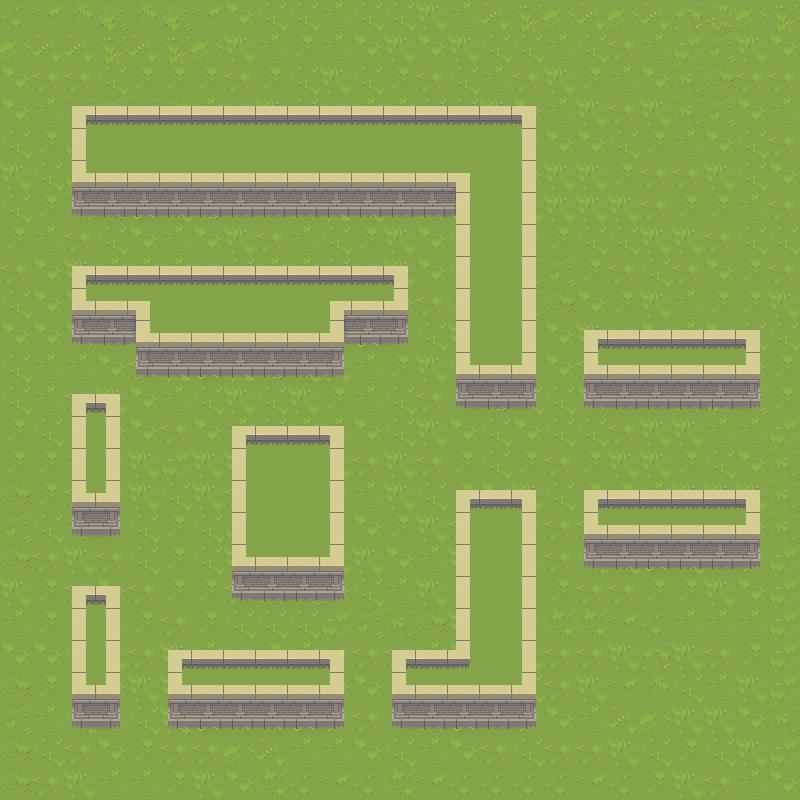

The image is a tile-based game level rendered from a .tmx file. Its description and complete source (layers, tilesets, objects, tile grids) follow:
An orthogonal 25x25 tile map with 32x32 px tiles, 2 tile layers (Grass, Structures), 4 tilesets.

<map version="1.10" tiledversion="1.11.2" orientation="orthogonal" renderorder="right-down" width="25" height="25" tilewidth="32" tileheight="32" infinite="0" nextlayerid="4" nextobjectid="1">
 <tileset firstgid="1" source="grass-mid tone to dark.tsx" />
 <tileset firstgid="404" source="wall-7 - 2 tiles tall.tsx" />
 <tileset firstgid="644" source="grasslands.tsx" />
 <tileset firstgid="1047" source="Tileset-Terrain.tsx" />
 <layer id="1" name="Grass" width="25" height="25">
  <data encoding="csv">
2694,2693,2696,2692,2696,2692,2693,2647,2601,2601,2646,2601,2601,2600,2646,2554,2552,2553,2554,2553,2554,2555,2551,2553,2552,
2553,2554,2554,2552,2554,2552,2553,2600,2646,2648,2646,2647,2600,2647,2600,2601,2601,2646,2601,2599,2646,2602,2598,2600,2647,
2647,2599,2599,2601,2648,2648,2648,2599,2648,2601,2600,2601,2648,2599,2601,2646,2599,2600,2648,2646,2647,2649,2645,2599,2599,
2647,2646,2649,2598,2649,2645,2646,2599,2600,2601,2599,2646,2646,2601,2601,2600,2647,2646,2600,2599,2600,2649,2598,2647,2646,
2601,2648,2602,2598,2602,2598,2600,2646,2647,2600,2601,2601,2600,2600,2647,2648,2599,2647,2647,2601,2648,2646,2647,2601,2599,
2600,2601,2602,2598,2646,2599,2599,2599,2599,2646,2600,2646,2647,2599,2646,2601,2647,2600,2600,2648,2599,2599,2600,2601,2647,
2601,2648,2649,2645,2599,2601,2646,2648,2648,2647,2600,2601,2648,2647,2599,2601,2600,2600,2600,2600,2599,2648,2648,2646,2599,
2648,2646,2599,2601,2647,2646,2647,2600,2599,2646,2601,2648,2600,2647,2601,2648,2599,2648,2601,2601,2600,2600,2599,2601,2601,
2599,2647,2600,2646,2646,2646,2599,2601,2646,2646,2601,2599,2600,2647,2601,2647,2649,2598,2648,2599,2601,2599,2647,2648,2599,
2601,2647,2647,2646,2647,2646,2646,2647,2647,2601,2599,2600,2647,2599,2695,2646,2649,2645,2647,2648,2600,2646,2648,2648,2600,
2647,2647,2647,2648,2599,2647,2599,2601,2647,2600,2599,2599,2648,2601,2600,2601,2648,2647,2600,2599,2647,2646,2647,2601,2601,
2601,2646,2646,2647,2599,2600,2599,2600,2646,2601,2600,2646,2648,2600,2601,2647,2648,2647,2599,2647,2646,2648,2601,2647,2648,
2601,2646,2599,2600,2647,2646,2601,2600,2601,2600,2648,2646,2601,2599,2648,2646,2601,2601,2647,2648,2648,2647,2602,2598,2648,
2648,2601,2648,2647,2647,2599,2647,2646,2601,2646,2646,2647,2601,2600,2647,2601,2647,2601,2601,2599,2600,2600,2646,2646,2602,
2648,2648,2646,2599,2600,2602,2600,2600,2646,2647,2600,2599,2600,2599,2648,2601,2648,2599,2648,2600,2600,2648,2601,2647,2649,
2645,2648,2599,2599,2600,2601,2600,2599,2648,2600,2599,2646,2600,2601,2648,2647,2600,2601,2648,2648,2646,2600,2600,2600,2649,
2598,2601,2646,2648,2601,2648,2601,2602,2645,2647,2648,2647,2648,2600,2599,2600,2599,2599,2599,2648,2599,2599,2648,2647,2649,
2645,2599,2600,2599,2601,2648,2601,2600,2600,2648,2600,2600,2647,2646,2600,2646,2646,2599,2601,2601,2599,2601,2648,2599,2602,
2600,2648,2599,2647,2599,2648,2648,2599,2647,2598,2647,2601,2646,2600,2648,2646,2648,2648,2599,2599,2648,2648,2600,2647,2602,
2646,2648,2648,2646,2648,2599,2648,2601,2601,2601,2602,2598,2649,2645,2600,2601,2599,2695,2695,2693,2694,2646,2646,2646,2602,
2647,2647,2601,2600,2599,2600,2646,2599,2648,2646,2599,2599,2599,2646,2647,2646,2600,2599,2599,2600,2555,2600,2599,2648,2602,
2645,2648,2648,2647,2600,2600,2648,2600,2648,2600,2647,2647,2648,2601,2600,2647,2601,2599,2600,2693,2696,2601,2646,2600,2602,
2598,2646,2601,2646,2601,2600,2599,2695,2695,2599,2599,2599,2648,2647,2599,2648,2599,2647,2646,2554,2553,2600,2600,2647,2649,
2645,2601,2599,2647,2648,2599,2599,2553,2554,2646,2646,2647,2601,2646,2647,2599,2601,2599,2599,2600,2601,2648,2601,2600,2602,
2645,2599,2600,2646,2646,2648,2600,2647,2695,2694,2693,2694,2695,2693,2694,2694,2694,2694,2693,2694,2648,2600,2599,2646,2647
</data>
 </layer>
 <layer id="2" name="Structures" width="25" height="25">
  <data encoding="csv">
0,0,0,0,0,0,0,0,0,0,0,0,0,0,0,0,0,0,0,0,0,0,0,0,0,
0,0,0,0,0,0,0,0,0,0,0,0,0,0,0,0,0,0,0,0,0,0,0,0,0,
0,0,0,0,0,0,0,0,0,0,0,0,0,0,0,0,0,0,0,0,0,0,0,0,0,
0,0,420,406,406,406,406,406,406,406,406,406,406,406,406,406,407,0,0,0,0,0,0,0,0,
0,0,436,438,438,438,438,438,438,438,438,438,438,438,438,438,440,0,0,0,0,0,0,0,0,
0,0,452,470,470,470,470,470,470,470,470,470,470,470,429,438,440,0,0,0,0,0,0,0,0,
0,0,468,486,486,486,486,486,486,486,486,486,486,486,445,438,440,0,0,0,0,0,0,0,0,
0,0,0,0,0,0,0,0,0,0,0,0,0,0,436,438,440,0,0,0,0,0,0,0,0,
0,0,420,406,406,406,406,406,406,406,406,406,424,0,436,438,440,0,0,0,0,0,0,0,0,
0,0,452,470,453,438,438,438,438,438,455,470,456,0,436,438,440,0,0,0,0,0,0,0,0,
0,0,468,486,469,470,470,470,470,470,471,486,472,0,436,438,440,0,420,406,406,406,406,424,0,
0,0,0,0,485,486,486,486,486,486,487,0,0,0,452,470,456,0,452,470,470,470,470,456,0,
0,0,420,424,0,0,0,0,0,0,0,0,0,0,468,486,472,0,468,486,486,486,486,472,0,
0,0,436,440,0,0,0,420,406,406,424,0,0,0,0,0,0,0,0,0,0,0,0,0,0,
0,0,436,440,0,0,0,436,438,438,440,0,0,0,0,0,0,0,0,0,0,0,0,0,0,
0,0,452,456,0,0,0,436,438,438,440,0,0,0,405,406,407,0,405,406,406,406,406,407,0,
0,0,468,472,0,0,0,436,438,438,440,0,0,0,436,438,440,0,452,470,470,470,470,456,0,
0,0,0,0,0,0,0,452,470,470,456,0,0,0,436,438,440,0,468,486,486,486,486,472,0,
0,0,420,424,0,0,0,468,486,486,472,0,0,0,436,438,440,0,0,0,0,0,0,0,0,
0,0,436,440,0,0,0,0,0,0,0,0,0,0,436,438,440,0,0,0,0,0,0,0,0,
0,0,436,440,0,420,406,406,406,406,424,0,420,406,421,438,440,0,0,0,0,0,0,0,0,
0,0,452,456,0,452,470,470,470,470,456,0,452,470,470,470,456,0,0,0,0,0,0,0,0,
0,0,468,472,0,468,486,486,486,486,472,0,468,486,486,486,472,0,0,0,0,0,0,0,0,
0,0,0,0,0,0,0,0,0,0,0,0,0,0,0,0,0,0,0,0,0,0,0,0,0,
0,0,0,0,0,0,0,0,0,0,0,0,0,0,0,0,0,0,0,0,0,0,0,0,0
</data>
 </layer>
</map>
